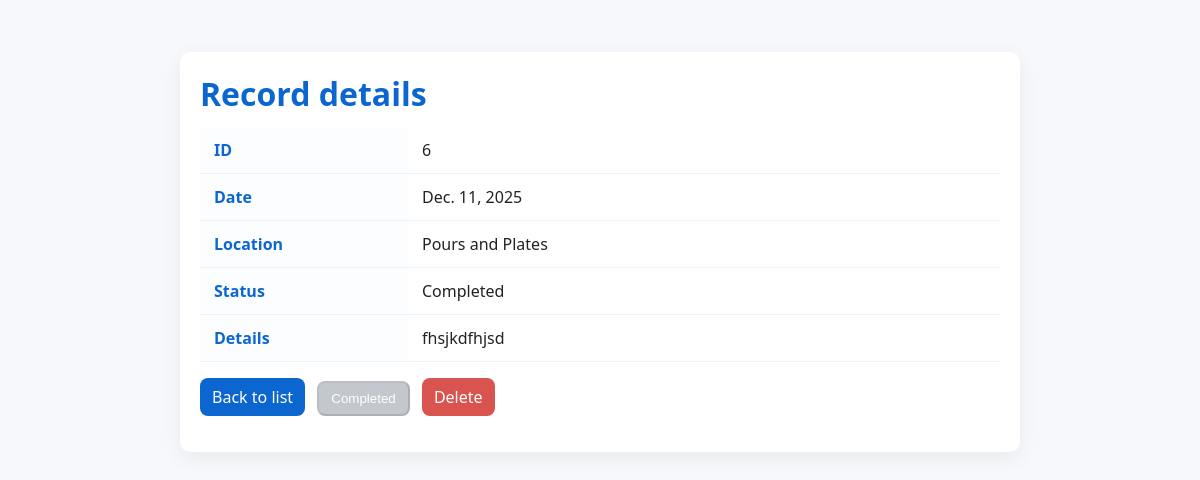
Page /record/6/ on the committed database.
### Rachels/models.py (models this page shows, shortened)
class Record(models.Model):
    date = models.DateField()
    location = models.CharField(max_length=200)
    details = models.TextField()
    status = models.CharField(max_length=50, default="Pending")

### Rachels/views.py (the view)
# urls.py: path('record/<int:pk>/', views.record_detail, name='record_detail'),
def record_detail(request, pk):
    record = get_object_or_404(Record, pk=pk)
    return render(request, "record_detail.html", {"record": record})

### Rachels/templates/record_detail.html (shortened to what this page needs)
<!DOCTYPE html>
<html>
<head>
</head>
<body>
  <div class="card">
    <h1>Record details</h1>
    <table>
      <tbody>
        <tr>
          <th>ID</th>
          <td>{{ record.id }}</td>
        </tr>
        <tr>
          <th>Date</th>
          <td>{{ record.date }}</td>
        </tr>
        <tr>
          <th>Location</th>
          <td>{{ record.location }}</td>
        </tr>
        <tr>
          <th>Status</th>
          <td>{{ record.status }}</td>
        </tr>
        <tr>
          <th>Details</th>
          <td style="white-space:pre-wrap">{{ record.details }}</td>
        </tr>
      </tbody>
    </table>
    <p style="margin-top:16px;">
    <a class="btn" href="{% url 'show_all_records' %}">Back to list</a>
    {% if record.status != "Completed" %}
        <form method="POST" action="{% url 'mark_completed' record.pk %}" style="display:inline;">
            {% csrf_token %}
            <button class="btn" style="background:#28a745;" type="submit">
                Mark as Completed
            </button>
        </form>
    {% else %}
        <button class="btn" style="background:#9ca3af; cursor:not-allowed; opacity:0.6;" disabled>
            Completed
        </button>
    {% endif %}
    <a class="btn danger" href="{% url 'delete_record' record.pk %}">Delete</a>
</p>
  </div>
</body>
</html>

### Rachels/templates/record_detail.html (style rules this page uses)
body { font-family: system-ui, -apple-system, "Segoe UI", Roboto, Arial; background:#f6f8fb; color:#222; padding:20px; }
.card { background:#fff; max-width:800px; margin:24px auto; padding:20px; border-radius:10px; box-shadow:0 6px 20px rgba(8,24,48,0.06); }
h1 { color:#0b66d0; margin:0 0 12px 0; }
table { width:100%; border-collapse:collapse; margin-top:12px; }
th, td { text-align:left; padding:12px 14px; border-bottom:1px solid #eef2f6; vertical-align:top; }
th { width:180px; color:#0b66d0; background:#fbfdff; font-weight:600; }
.btn { display:inline-block; padding:8px 12px; background:#0b66d0; color:#fff; text-decoration:none; border-radius:8px; margin-right:8px; }
.danger { background:#d9534f; }

### rows in the picture
Record: id "6", date "Dec. 11, 2025", location "Pours and Plates", status "Completed", details "fhsjkdfhjsd"
